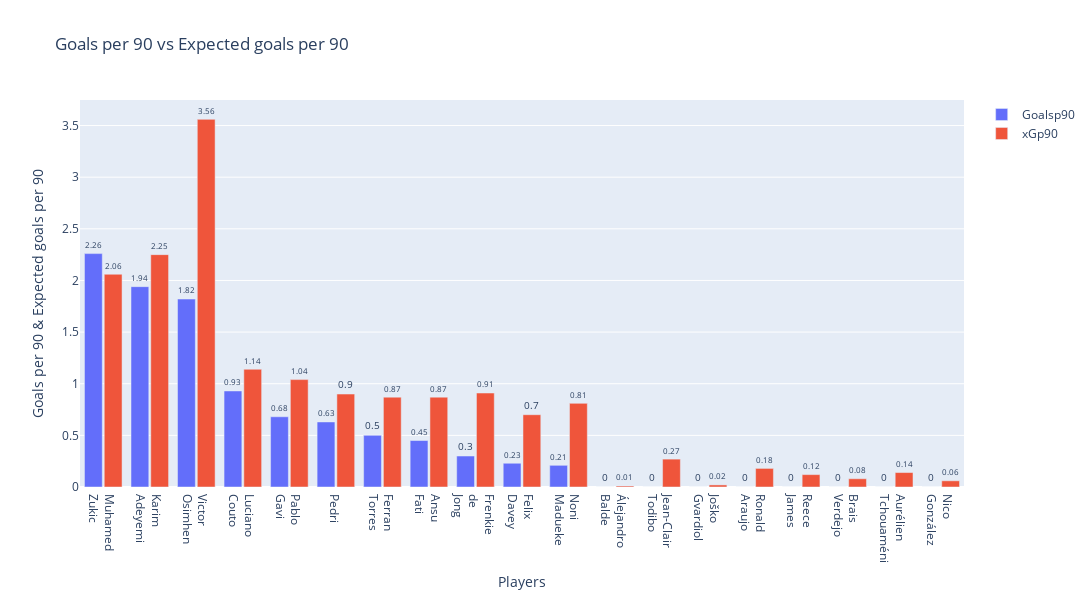

Notebook cell for this chart:
### Code cell
grouped_bar('Goalsp90', 'xGp90')

### Figure 1 — Plotly figure (JSON) as saved in the notebook; plotly's stock layout.template omitted (floating-point values rounded to 4 significant figures)
{"data": [{"cliponaxis": false, "name": "Goalsp90", "text": [0, 0, 0, 0, 0, 0, 0, 0, 0.21, 0.23, 0.3, 0.45, 0.5, 0.63, 0.68, 0.93, 1.82, 1.94, 2.26], "textfont": {"size": 10}, "textposition": "outside", "type": "bar", "x": ["Álejandro<br>Balde", "Jean-Clair<br>Todibo", "Joško<br>Gvardiol", "Ronald<br>Araujo", "Reece<br>James", "Brais<br>Verdejo", "Aurélien<br>Tchouaméni", "Nico<br>González", "Noni<br>Madueke", "Felix<br>Davey", "Frenkie<br>de<br>Jong", "Ansu<br>Fati", "Ferran<br>Torres", "Pedri", "Pablo<br>Gavi", "Luciano<br>Couto", "Victor<br>Osimhen", "Karim<br>Adeyemi", "Muhamed<br>Zukic"], "y": [0, 0, 0, 0, 0, 0, 0, 0, 0.21, 0.23, 0.3, 0.45, 0.5, 0.63, 0.68, 0.93, 1.82, 1.94, 2.26]}, {"cliponaxis": false, "name": "xGp90", "text": [0.01, 0.27, 0.02, 0.18, 0.12, 0.08, 0.14, 0.06, 0.81, 0.7, 0.91, 0.87, 0.87, 0.9, 1.04, 1.14, 3.56, 2.25, 2.06], "textfont": {"size": 10}, "textposition": "outside", "type": "bar", "x": ["Álejandro<br>Balde", "Jean-Clair<br>Todibo", "Joško<br>Gvardiol", "Ronald<br>Araujo", "Reece<br>James", "Brais<br>Verdejo", "Aurélien<br>Tchouaméni", "Nico<br>González", "Noni<br>Madueke", "Felix<br>Davey", "Frenkie<br>de<br>Jong", "Ansu<br>Fati", "Ferran<br>Torres", "Pedri", "Pablo<br>Gavi", "Luciano<br>Couto", "Victor<br>Osimhen", "Karim<br>Adeyemi", "Muhamed<br>Zukic"], "y": [0.01, 0.27, 0.02, 0.18, 0.12, 0.08, 0.14, 0.06, 0.81, 0.7, 0.91, 0.87, 0.87, 0.9, 1.04, 1.14, 3.56, 2.25, 2.06]}], "layout": {"bargap": 0.15, "bargroupgap": 0.1, "barmode": "group", "height": 600, "title": {"text": "Goals per 90 vs Expected goals per 90"}, "width": 1600, "xaxis": {"categoryorder": "min descending", "title": {"text": "Players"}}, "yaxis": {"title": {"text": "Goals per 90 & Expected goals per 90"}}}}
